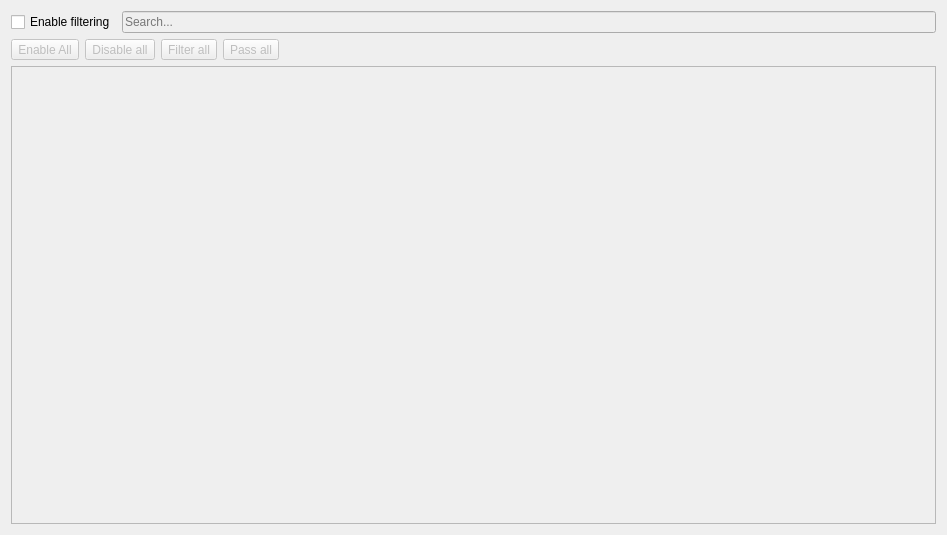
<?xml version="1.0" encoding="UTF-8"?>
<ui version="4.0">
 <class>GammaRay::FilterWidget</class>
 <widget class="QWidget" name="GammaRay::FilterWidget">
  <property name="geometry">
   <rect>
    <x>0</x>
    <y>0</y>
    <width>947</width>
    <height>535</height>
   </rect>
  </property>
  <property name="windowTitle">
   <string>Form</string>
  </property>
  <layout class="QVBoxLayout" name="verticalLayout">
   <item>
    <layout class="QHBoxLayout" name="horizontalLayout_2">
     <item>
      <widget class="QCheckBox" name="enableFilteringCheckBox">
       <property name="text">
        <string>Enable filtering</string>
       </property>
      </widget>
     </item>
     <item>
      <widget class="QLineEdit" name="searchLine">
       <property name="enabled">
        <bool>false</bool>
       </property>
       <property name="placeholderText">
        <string>Search...</string>
       </property>
      </widget>
     </item>
    </layout>
   </item>
   <item>
    <layout class="QHBoxLayout" name="horizontalLayout">
     <item>
      <widget class="QToolButton" name="enableAllButton">
       <property name="enabled">
        <bool>false</bool>
       </property>
       <property name="text">
        <string>Enable All</string>
       </property>
      </widget>
     </item>
     <item>
      <widget class="QToolButton" name="disableAllButton">
       <property name="enabled">
        <bool>false</bool>
       </property>
       <property name="text">
        <string>Disable all</string>
       </property>
      </widget>
     </item>
     <item>
      <widget class="QToolButton" name="filterAllButton">
       <property name="enabled">
        <bool>false</bool>
       </property>
       <property name="text">
        <string>Filter all</string>
       </property>
      </widget>
     </item>
     <item>
      <widget class="QToolButton" name="passAllButton">
       <property name="enabled">
        <bool>false</bool>
       </property>
       <property name="text">
        <string>Pass all</string>
       </property>
      </widget>
     </item>
     <item>
      <spacer name="horizontalSpacer">
       <property name="orientation">
        <enum>Qt::Horizontal</enum>
       </property>
       <property name="sizeHint" stdset="0">
        <size>
         <width>40</width>
         <height>20</height>
        </size>
       </property>
      </spacer>
     </item>
    </layout>
   </item>
   <item>
    <widget class="GammaRay::DeferredTreeView" name="treeView">
     <property name="enabled">
      <bool>false</bool>
     </property>
     <property name="sizePolicy">
      <sizepolicy hsizetype="Expanding" vsizetype="Expanding">
       <horstretch>0</horstretch>
       <verstretch>10</verstretch>
      </sizepolicy>
     </property>
    </widget>
   </item>
  </layout>
 </widget>
 <customwidgets>
  <customwidget>
   <class>GammaRay::DeferredTreeView</class>
   <extends>QTreeView</extends>
   <header location="global">ui/deferredtreeview.h</header>
   <slots>
    <slot>setEnabled()</slot>
   </slots>
  </customwidget>
 </customwidgets>
 <resources/>
 <connections>
  <connection>
   <sender>enableFilteringCheckBox</sender>
   <signal>clicked(bool)</signal>
   <receiver>searchLine</receiver>
   <slot>setEnabled(bool)</slot>
   <hints>
    <hint type="sourcelabel">
     <x>95</x>
     <y>24</y>
    </hint>
    <hint type="destinationlabel">
     <x>181</x>
     <y>25</y>
    </hint>
   </hints>
  </connection>
  <connection>
   <sender>enableFilteringCheckBox</sender>
   <signal>clicked(bool)</signal>
   <receiver>treeView</receiver>
   <slot>setEnabled(bool)</slot>
   <hints>
    <hint type="sourcelabel">
     <x>22</x>
     <y>19</y>
    </hint>
    <hint type="destinationlabel">
     <x>35</x>
     <y>79</y>
    </hint>
   </hints>
  </connection>
  <connection>
   <sender>enableFilteringCheckBox</sender>
   <signal>clicked(bool)</signal>
   <receiver>enableAllButton</receiver>
   <slot>setEnabled(bool)</slot>
   <hints>
    <hint type="sourcelabel">
     <x>112</x>
     <y>13</y>
    </hint>
    <hint type="destinationlabel">
     <x>652</x>
     <y>24</y>
    </hint>
   </hints>
  </connection>
  <connection>
   <sender>enableFilteringCheckBox</sender>
   <signal>clicked(bool)</signal>
   <receiver>filterAllButton</receiver>
   <slot>setEnabled(bool)</slot>
   <hints>
    <hint type="sourcelabel">
     <x>89</x>
     <y>12</y>
    </hint>
    <hint type="destinationlabel">
     <x>791</x>
     <y>18</y>
    </hint>
   </hints>
  </connection>
  <connection>
   <sender>enableFilteringCheckBox</sender>
   <signal>clicked(bool)</signal>
   <receiver>passAllButton</receiver>
   <slot>setEnabled(bool)</slot>
   <hints>
    <hint type="sourcelabel">
     <x>23</x>
     <y>24</y>
    </hint>
    <hint type="destinationlabel">
     <x>907</x>
     <y>20</y>
    </hint>
   </hints>
  </connection>
  <connection>
   <sender>enableFilteringCheckBox</sender>
   <signal>clicked(bool)</signal>
   <receiver>disableAllButton</receiver>
   <slot>setEnabled(bool)</slot>
   <hints>
    <hint type="sourcelabel">
     <x>71</x>
     <y>17</y>
    </hint>
    <hint type="destinationlabel">
     <x>733</x>
     <y>26</y>
    </hint>
   </hints>
  </connection>
 </connections>
</ui>
